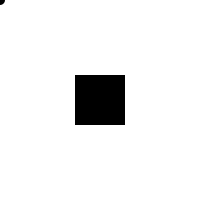
Frame 1 (no input)
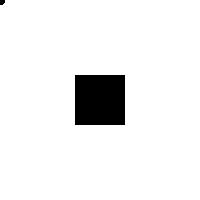
Frame 60 (the mouse pressed at the canvas centre just before this capture)
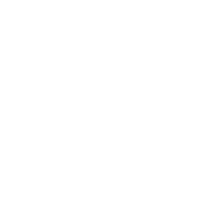
Frame 120 (the mouse held since frame 60 and released just before this capture)

The Processing sketch that drew these frames (run headless with seeded random() and noise(); from frame 60 on, the mouse is pressed at the canvas centre):

// Processing sketch: processing_97072
// ── processing_97072.pde

void setup() { 


  size (200, 200); 


  background (255); 


} 


  


void draw() { 


  noStroke(); 


  fill(0); 


  rect (75, 75, 50, 50); 


  fill(mouseX, mouseY, 0); 


  ellipse(mouseX, mouseY, 10, 10); 


  { 


    if (mouseX>=75 && mouseX<=125 && mouseY>=75 && mouseY<=125) 


      background(255); 


  } 


}
